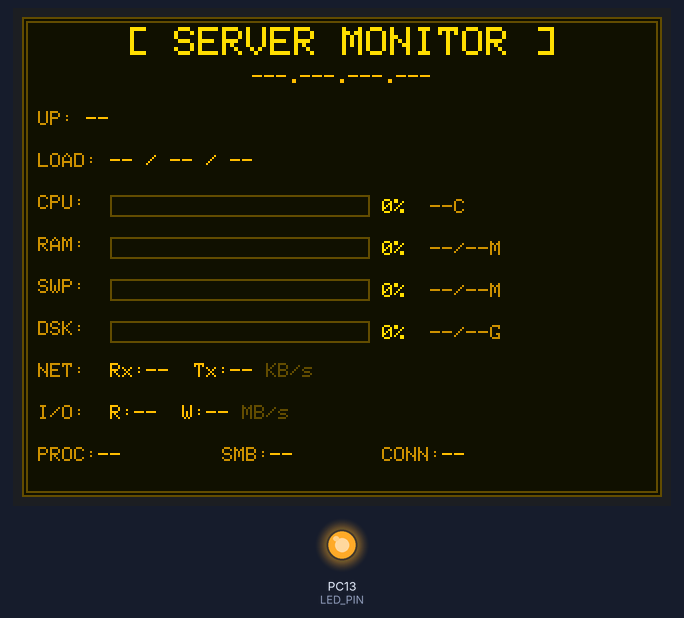
Bench run of a program on a simulated STM32 Black Pill. On the bench: 320×240 colour display, output pins drawn as LEDs (lit = HIGH).

Above: at 0.3 s.

The program:

main.cpp
```cpp
#include <Arduino.h>
#include <TFT_eSPI.h>

#define LED_PIN PC13

// ============================================
// CRT AMBER PHOSPHOR COLOR PALETTE (RGB565)
// ============================================
#define CRT_BLACK      0x1080  // Preto com tom âmbar
#define CRT_AMBER_DIM  0x6260  // Âmbar escuro (linhas)
#define CRT_AMBER_MED  0xCC80  // Âmbar médio (labels)
#define CRT_AMBER      0xFDE0  // Âmbar brilhante (valores)
#define CRT_AMBER_HI   0xFEE0  // Âmbar highlight
#define CRT_AMBER_WARN 0xFCC0  // Âmbar aviso
#define CRT_AMBER_CRIT 0xF800  // Vermelho para crítico

TFT_eSPI tft = TFT_eSPI();

String line;
bool needsFullRedraw = true;

// Server variables
String ip = "---.---.---.---", ip_old;
String up = "--", up_old;
String load1 = "--", load1_old;
String load5 = "--", load5_old;
String load15 = "--", load15_old;
String cpuPct = "0", cpuPct_old;
String cpuTemp = "--", cpuTemp_old;
String ramUsed = "--", ramUsed_old;
String ramTotal = "--", ramTotal_old;
String ramPct = "0", ramPct_old;
String swapUsed = "--", swapUsed_old;
String swapTotal = "--", swapTotal_old;
String swapPct = "0", swapPct_old;
String diskUsed = "--", diskUsed_old;
String diskTotal = "--", diskTotal_old;
String diskPct = "0", diskPct_old;
String netRx = "--", netRx_old;
String netTx = "--", netTx_old;
String diskRead = "--", diskRead_old;
String diskWrite = "--", diskWrite_old;
String procCount = "--", procCount_old;
String smbClients = "--", smbClients_old;
String connIn = "--", connIn_old;

// Layout - 320x240, 11 linhas de conteúdo
const int SCREEN_W = 320;
const int SCREEN_H = 240;
const int LINE_H = 21;
const int START_Y = 5;

const int Y_TITLE  = START_Y;
const int Y_IP     = START_Y + LINE_H;
const int Y_UP     = START_Y + LINE_H * 2;
const int Y_LOAD   = START_Y + LINE_H * 3;
const int Y_CPU    = START_Y + LINE_H * 4;
const int Y_RAM    = START_Y + LINE_H * 5;
const int Y_SWAP   = START_Y + LINE_H * 6;
const int Y_DISK   = START_Y + LINE_H * 7;
const int Y_NET    = START_Y + LINE_H * 8;
const int Y_IO     = START_Y + LINE_H * 9;
const int Y_STAT   = START_Y + LINE_H * 10;

// ============================================
// CRT BORDER
// ============================================
void drawCRTBorder() {
  tft.drawRect(0, 0, SCREEN_W, SCREEN_H, CRT_AMBER_DIM);
  tft.drawRect(2, 2, SCREEN_W - 4, SCREEN_H - 4, CRT_AMBER_DIM);
}

// ============================================
// CRT STYLE PROGRESS BAR
// ============================================
void drawCRTBar(int x, int y, int barW, int h, int percent) {
  uint16_t fillColor = CRT_AMBER;
  if (percent > 90) fillColor = CRT_AMBER_CRIT;
  else if (percent > 75) fillColor = CRT_AMBER_WARN;

  tft.drawRect(x, y, barW, h, CRT_AMBER_DIM);
  tft.fillRect(x + 1, y + 1, barW - 2, h - 2, CRT_BLACK);

  int fillW = map(percent, 0, 100, 0, barW - 4);
  int segW = 3;
  int gap = 1;

  for (int sx = 0; sx < fillW; sx += (segW + gap)) {
    int sw = min(segW, fillW - sx);
    if (sw > 0) {
      tft.fillRect(x + 2 + sx, y + 2, sw, h - 4, fillColor);
    }
  }
}

// ============================================
// TEXT DRAWING
// ============================================
void drawGlowText(int x, int y, const char* text, uint16_t color, int size) {
  tft.setTextSize(size);
  tft.setTextColor(CRT_AMBER_DIM, CRT_BLACK);
  tft.setCursor(x + 1, y + 1);
  tft.print(text);
  tft.setTextColor(color, CRT_BLACK);
  tft.setCursor(x, y);
  tft.print(text);
}

void drawCentered(const char* text, int y, uint16_t color, int size) {
  tft.setTextSize(size);
  int w = strlen(text) * 6 * size;
  int x = (SCREEN_W - w) / 2;
  drawGlowText(x, y, text, color, size);
}

void drawLabel(int x, int y, const char* label) {
  tft.setTextSize(1);
  tft.setTextColor(CRT_AMBER_MED, CRT_BLACK);
  tft.setCursor(x, y);
  tft.print(label);
}

void clearArea(int x, int y, int w, int h) {
  tft.fillRect(x, y, w, h, CRT_BLACK);
}

// ============================================
// DISPLAY FUNCTIONS
// ============================================
void drawStaticElements() {
  tft.fillScreen(CRT_BLACK);
  drawCRTBorder();
  drawCentered("[ SERVER MONITOR ]", Y_TITLE, CRT_AMBER_HI, 2);

  drawLabel(8, Y_UP, "UP:");
  drawLabel(8, Y_LOAD, "LOAD:");
  drawLabel(8, Y_CPU, "CPU:");
  drawLabel(8, Y_RAM, "RAM:");
  drawLabel(8, Y_SWAP, "SWP:");
  drawLabel(8, Y_DISK, "DSK:");
  drawLabel(8, Y_NET, "NET:");
  drawLabel(8, Y_IO, "I/O:");
}

void updateIP() {
  if (ip != ip_old || needsFullRedraw) {
    tft.setTextSize(1);
    int w = ip_old.length() * 6;
    int x = (SCREEN_W - w) / 2;
    tft.setTextColor(CRT_BLACK, CRT_BLACK);
    tft.setCursor(x, Y_IP);
    tft.print(ip_old);

    w = ip.length() * 6;
    x = (SCREEN_W - w) / 2;
    tft.setTextColor(CRT_AMBER, CRT_BLACK);
    tft.setCursor(x, Y_IP);
    tft.print(ip);
    ip_old = ip;
  }
}

void updateDisplay() {
  updateIP();

  // Uptime
  if (up != up_old || needsFullRedraw) {
    clearArea(32, Y_UP, 150, 10);
    tft.setTextSize(1);
    tft.setTextColor(CRT_AMBER, CRT_BLACK);
    tft.setCursor(32, Y_UP);
    tft.print(up);
    up_old = up;
  }

  // Load Average
  if (load1 != load1_old || load5 != load5_old || load15 != load15_old || needsFullRedraw) {
    clearArea(44, Y_LOAD, 180, 10);
    tft.setTextSize(1);
    tft.setTextColor(CRT_AMBER, CRT_BLACK);
    tft.setCursor(44, Y_LOAD);
    tft.print(load1);
    tft.print(" / ");
    tft.print(load5);
    tft.print(" / ");
    tft.print(load15);
    load1_old = load1; load5_old = load5; load15_old = load15;
  }

  // CPU bar + temp
  if (cpuPct != cpuPct_old || cpuTemp != cpuTemp_old || needsFullRedraw) {
    drawCRTBar(44, Y_CPU, 130, 11, cpuPct.toInt());
    clearArea(180, Y_CPU, 130, 11);
    tft.setTextSize(1);
    tft.setTextColor(CRT_AMBER_HI, CRT_BLACK);
    tft.setCursor(180, Y_CPU + 2);
    tft.print(cpuPct);
    tft.print("%  ");
    tft.setTextColor(CRT_AMBER_MED, CRT_BLACK);
    tft.print(cpuTemp);
    tft.print("C");
    cpuPct_old = cpuPct; cpuTemp_old = cpuTemp;
  }

  // RAM bar + info
  if (ramPct != ramPct_old || ramUsed != ramUsed_old || needsFullRedraw) {
    drawCRTBar(44, Y_RAM, 130, 11, ramPct.toInt());
    clearArea(180, Y_RAM, 130, 11);
    tft.setTextSize(1);
    tft.setTextColor(CRT_AMBER_HI, CRT_BLACK);
    tft.setCursor(180, Y_RAM + 2);
    tft.print(ramPct);
    tft.print("%  ");
    tft.setTextColor(CRT_AMBER_MED, CRT_BLACK);
    tft.print(ramUsed);
    tft.print("/");
    tft.print(ramTotal);
    tft.print("M");
    ramPct_old = ramPct; ramUsed_old = ramUsed; ramTotal_old = ramTotal;
  }

  // Swap bar + info
  if (swapPct != swapPct_old || swapUsed != swapUsed_old || needsFullRedraw) {
    drawCRTBar(44, Y_SWAP, 130, 11, swapPct.toInt());
    clearArea(180, Y_SWAP, 130, 11);
    tft.setTextSize(1);
    tft.setTextColor(CRT_AMBER_HI, CRT_BLACK);
    tft.setCursor(180, Y_SWAP + 2);
    tft.print(swapPct);
    tft.print("%  ");
    tft.setTextColor(CRT_AMBER_MED, CRT_BLACK);
    tft.print(swapUsed);
    tft.print("/");
    tft.print(swapTotal);
    tft.print("M");
    swapPct_old = swapPct; swapUsed_old = swapUsed; swapTotal_old = swapTotal;
  }

  // Disk bar + info
  if (diskPct != diskPct_old || diskUsed != diskUsed_old || needsFullRedraw) {
    drawCRTBar(44, Y_DISK, 130, 11, diskPct.toInt());
    clearArea(180, Y_DISK, 130, 11);
    tft.setTextSize(1);
    tft.setTextColor(CRT_AMBER_HI, CRT_BLACK);
    tft.setCursor(180, Y_DISK + 2);
    tft.print(diskPct);
    tft.print("%  ");
    tft.setTextColor(CRT_AMBER_MED, CRT_BLACK);
    tft.print(diskUsed);
    tft.print("/");
    tft.print(diskTotal);
    tft.print("G");
    diskPct_old = diskPct; diskUsed_old = diskUsed; diskTotal_old = diskTotal;
  }

  // Network
  if (netRx != netRx_old || netTx != netTx_old || needsFullRedraw) {
    clearArea(44, Y_NET, 270, 10);
    tft.setTextSize(1);
    tft.setTextColor(CRT_AMBER, CRT_BLACK);
    tft.setCursor(44, Y_NET);
    tft.print("Rx:");
    tft.print(netRx);
    tft.print("  Tx:");
    tft.print(netTx);
    tft.setTextColor(CRT_AMBER_DIM, CRT_BLACK);
    tft.print(" KB/s");
    netRx_old = netRx; netTx_old = netTx;
  }

  // Disk I/O
  if (diskRead != diskRead_old || diskWrite != diskWrite_old || needsFullRedraw) {
    clearArea(44, Y_IO, 270, 10);
    tft.setTextSize(1);
    tft.setTextColor(CRT_AMBER, CRT_BLACK);
    tft.setCursor(44, Y_IO);
    tft.print("R:");
    tft.print(diskRead);
    tft.print("  W:");
    tft.print(diskWrite);
    tft.setTextColor(CRT_AMBER_DIM, CRT_BLACK);
    tft.print(" MB/s");
    diskRead_old = diskRead; diskWrite_old = diskWrite;
  }

  // Stats: PROC | SMB | CONN
  if (procCount != procCount_old || smbClients != smbClients_old || connIn != connIn_old || needsFullRedraw) {
    clearArea(8, Y_STAT, 304, 12);
    tft.setTextSize(1);

    // PROC
    tft.setTextColor(CRT_AMBER_MED, CRT_BLACK);
    tft.setCursor(8, Y_STAT);
    tft.print("PROC:");
    tft.setTextColor(CRT_AMBER, CRT_BLACK);
    tft.print(procCount);

    // SMB
    tft.setTextColor(CRT_AMBER_MED, CRT_BLACK);
    tft.setCursor(100, Y_STAT);
    tft.print("SMB:");
    tft.setTextColor(CRT_AMBER, CRT_BLACK);
    tft.print(smbClients);

    // CONN
    tft.setTextColor(CRT_AMBER_MED, CRT_BLACK);
    tft.setCursor(180, Y_STAT);
    tft.print("CONN:");
    tft.setTextColor(CRT_AMBER, CRT_BLACK);
    tft.print(connIn);

    procCount_old = procCount; smbClients_old = smbClients; connIn_old = connIn;
  }

  needsFullRedraw = false;
}

void applyKV(const String& k, const String& v) {
  if (k == "ip") ip = v;
  else if (k == "up") up = v;
  else if (k == "load_1") load1 = v;
  else if (k == "load_5") load5 = v;
  else if (k == "load_15") load15 = v;
  else if (k == "cpu_pct") cpuPct = v;
  else if (k == "cpu_temp") cpuTemp = v;
  else if (k == "ram_used") ramUsed = v;
  else if (k == "ram_total") ramTotal = v;
  else if (k == "ram_pct") ramPct = v;
  else if (k == "swap_used") swapUsed = v;
  else if (k == "swap_total") swapTotal = v;
  else if (k == "swap_pct") swapPct = v;
  else if (k == "disk_used") diskUsed = v;
  else if (k == "disk_total") diskTotal = v;
  else if (k == "disk_pct") diskPct = v;
  else if (k == "net_rx") netRx = v;
  else if (k == "net_tx") netTx = v;
  else if (k == "disk_read") diskRead = v;
  else if (k == "disk_write") diskWrite = v;
  else if (k == "proc_count") procCount = v;
  else if (k == "smb_clients") smbClients = v;
  else if (k == "conn_in") connIn = v;
}

void setup() {
  pinMode(LED_PIN, OUTPUT);
  digitalWrite(LED_PIN, LOW);

  tft.init();
  tft.setRotation(3);
  tft.invertDisplay(false);

  drawStaticElements();
  updateDisplay();

  Serial.begin(115200);
  digitalWrite(LED_PIN, HIGH);
}

void loop() {
  while (Serial.available()) {
    char c = (char)Serial.read();
    if (c == 0x0D) continue;
    if (c == 0x0A) {
      String s = line;
      line = "";
      s.trim();
      if (s.length() == 0) continue;
      if (s == "END") {
        updateDisplay();
        continue;
      }
      int eq = s.indexOf(0x3D);
      if (eq > 0) {
        String k = s.substring(0, eq);
        String v = s.substring(eq + 1);
        k.trim(); v.trim();
        applyKV(k, v);
      }
    } else {
      if (line.length() < 200) line += c;
    }
  }
}
```
